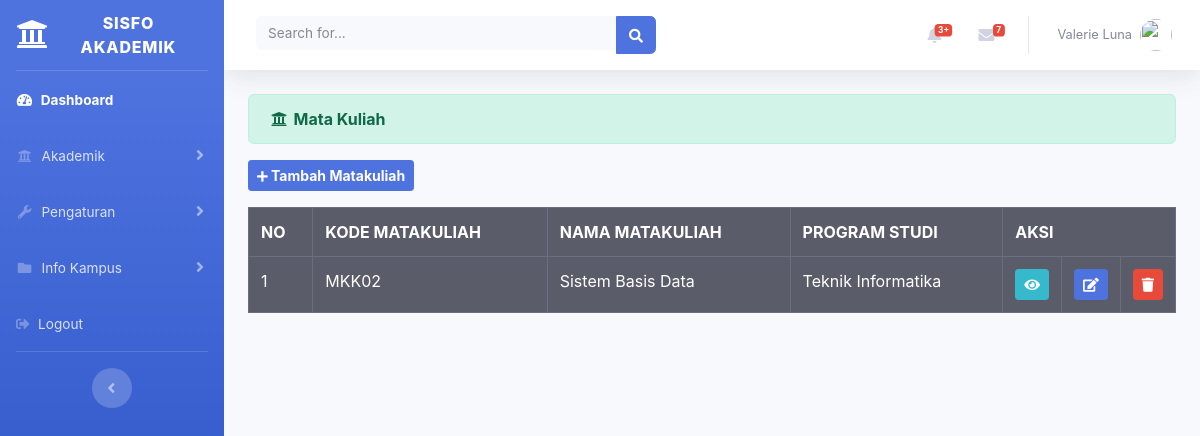
/index.php/administrator/matakuliah, run on the app's committed database.
### tables this page shows
CREATE TABLE `matakuliah` (
  `kode_matakuliah` varchar(10) NOT NULL,
  `nama_matakuliah` varchar(100) NOT NULL,
  `sks` int(5) NOT NULL,
  `semester` int(10) NOT NULL,
  `nama_prodi` varchar(100) NOT NULL
);

### application/controllers/administrator/Matakuliah.php (called while the page is built, shortened)
<?php
	class Matakuliah extends CI_Controller {
		public function index() {
			$data['matakuliah']	= $this->matakuliah_model->tampil_data('matakuliah')->result();
			$this->load->view('templates_administrator/header');
			$this->load->view('templates_administrator/sidebar');
			$this->load->view('administrator/matakuliah', $data);
			$this->load->view('templates_administrator/footer');
		}
	}
?>

### index.php (called while the page is built, shortened)
<?php
require_once BASEPATH.'core/CodeIgniter.php';

### application/models/Matakuliah_model.php (called while the page is built, shortened)
<?php
	class Matakuliah_model extends CI_Model {
		public function tampil_data($table) {
			return $this->db->get($table);
		}
	}
?>

### application/views/administrator/matakuliah.php (the view, shortened to what this page needs)
<div class="container-fluid">
	<div class="alert alert-success" role="alert">
    	<i class="fas fa-fw fa-university"></i>
    	<b>Mata Kuliah</b>
  	</div>
  	<?=anchor('administrator/matakuliah/tambah_matakuliah','<button class="btn btn-sm btn-primary mb-3">
	  		<i class="fas fa-plus fa-sm"></i><b> Tambah Matakuliah</b>
	  	</button>')?>
	<table class="table table-hover table-bordered table-dark">
		<tr>
			<th>NO</th>
			<th>KODE MATAKULIAH</th>
			<th>NAMA MATAKULIAH</th>
			<th>PROGRAM STUDI</th>
			<th colspan="3">AKSI</th>
		</tr>
		<?php
			$no=1;
			foreach ($matakuliah as $mk) :
		?>
		<tr>
			<td><?=$no++?></td>
			<td><?=$mk->kode_matakuliah?></td>
			<td><?=$mk->nama_matakuliah?></td>
			<td><?=$mk->nama_prodi?></td>
			<td width="20px"><?=anchor('administrator/matakuliah/detail/'.$mk->kode_matakuliah,'<div class="btn btn-sm btn-info"><i class="fa fa-eye"></i></div>')?></td>
			<td width="20px"><?=anchor('administrator/matakuliah/update/'.$mk->kode_matakuliah,'<div class="btn btn-sm btn-primary"><i class="fa fa-edit"></i></div>')?></td>
  			<td width="20px"><?=anchor('administrator/matakuliah/delete/'.$mk->kode_matakuliah,'<div class="btn btn-sm btn-danger"><i class="fa fa-trash"></i></div>')?></td>
		</tr>
		<?php endforeach; ?>
	</table>
</div>

### data on the page
matakuliah: kode_matakuliah "MKK02", nama_matakuliah "Sistem Basis Data", nama_prodi "Teknik Informatika"
